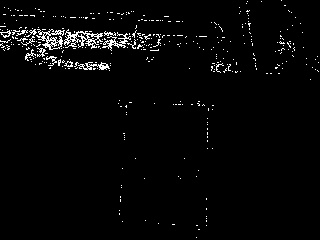
#> input picture Assignment_2_cv3/test.image1.jpg, 320 x 240 px; its folder holds only this picture in this run
$ python -i vision_v2.py   (imports and definitions only)
#> lines starting #> are read from the running program, lines starting #| are printed output that depends on the picture; after the words box and inside, x2 and y2 are one past the last pixel; in counts of white or black regions, pixels touching at a corner belong together
#> further down, picture is the input picture: shape (240, 320, 3); min 0, max 255, mean 6.7
# import cv2.cv as cv
import cv2
import numpy, math
import numpy as np
import imutils

# [6 lines left out: function cv2_wait, not called in this run]

class vision_v2():
    globals = None

    def setDependencies(self, modules):
        self.globals = modules.getModule("globals")

    #Filter HSV Image with given values
    # [17 lines left out: function filterImage, not called in this run]

    # Find square in a filtered image
    # Find square in a filtered image
    def findSquare(self,imgMat):
        '''
        Input: Infiltered image matrix
        Return: Masked background and unmasked paper
        '''
        image = imgMat
        screenCnt = None
        found = False
        # make image greyscale, blur, find edges
        grayscale_image = cv2.cvtColor(image, cv2.COLOR_BGR2GRAY)
        blur = cv2.GaussianBlur(grayscale_image.copy(), (9, 9), 0)
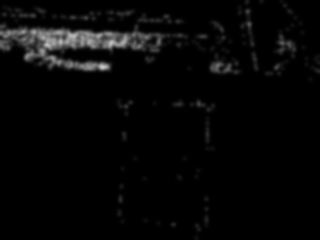
#> blur: shape (240, 320); min 0, max 198, mean 6.7
        thresh = cv2.adaptiveThreshold(blur, 255, cv2.ADAPTIVE_THRESH_GAUSSIAN_C, cv2.THRESH_BINARY_INV, 11, 2)
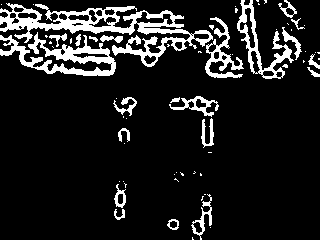
#> thresh: shape (240, 320); 12.2% white; 65 white regions (43 under 20 px)
        # find contours in the threshed image, keep only the largest
        # ones
        cnts = cv2.findContours(
            thresh.copy(), cv2.RETR_LIST, cv2.CHAIN_APPROX_SIMPLE)
#> cnts = 104 contours, 53 with area under 20; largest, box (x1, y1, x2, y2) and area: (0, 3, 213, 67) 3991, (0, 32, 116, 76) 1626, (237, 0, 294, 79) 1247, (205, 17, 244, 78) 658, (169, 96, 219, 117) 332
        cnts = imutils.grab_contours(cnts)
        cnts = sorted(cnts, key=cv2.contourArea, reverse=True)[:5]
#> cnts = 5 contours; box (x1, y1, x2, y2) and area: (0, 3, 213, 67) 3991, (0, 32, 116, 76) 1626, (237, 0, 294, 79) 1247, (205, 17, 244, 78) 658, (169, 96, 219, 117) 332
        for c in cnts:
            # approximate the contour
            peri = cv2.arcLength(c, True)
            approx = cv2.approxPolyDP(c, 0.02 * peri, True)
            # if our approximated contour has four points, then we
            # can assume that we have found our screen
            if len(approx) > 3 and len(approx) < 7:
                screenCnt = approx
                found = True
                break
            return image
#> this loop made 1 pass
#> (peri, found) on pass 1: (1391.4, True)
        #
        min_x = np.min(screenCnt[:, :, 0])
#> min_x = 0
        max_x = np.max(screenCnt[:, :, 0])
#> max_x = 212
        min_y = np.min(screenCnt[:, :, 1])
#> min_y = 9
        max_y = np.max(screenCnt[:, :, 1])
#> max_y = 66


        for x in range(0,320):
            for y in range(0,240):
                if min_x <= x <= max_x and min_y <= y <= max_y:
                    pass
                else:
                    image[y][x] = [0,0,0]
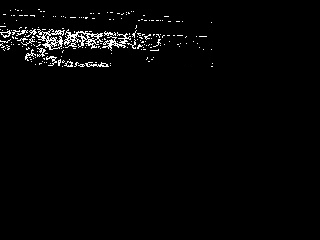
#> image: shape (240, 320, 3); 3.99% of pixels changed, all inside (x1, y1, x2, y2) = (0, 0, 320, 240)

        return image

    #Find Circle in a filtered image
    # [18 lines left out: function findCircle, not called in this run]

    def in_range_bgr(self,img,bgr_low,bgr_high):
        return cv2.inRange(img, np.array(bgr_low), np.array(bgr_high))

    # Proces image to detect color blobs
    # [160 lines left out: functions getBlobsData, drawCircles, calcAvgBlobDistance, calcMidLandmark, calcAngleLandmark, findSignature and 2 more, not called in this run]

>>> import cv2
>>> picture = cv2.imread('../../../Assignment_2_cv3/test.image1.jpg')
>>> result = vision_v2().findSquare(picture)

$ run again, on Assignment_2_cv3/test.image2.jpg
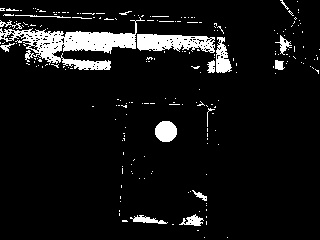
#> input picture Assignment_2_cv3/test.image2.jpg, 320 x 240 px
#> picture is the input picture: shape (240, 320, 3); min 0, max 255, mean 19.8
#> in findSquare, `thresh = cv2.adaptiveThreshold(blur, 255, cv2.ADAPTIVE_THRESH_GAUSSIAN..`:
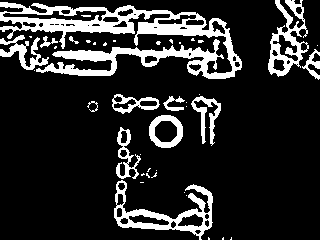
#> thresh: shape (240, 320); 16.5% white; 42 white regions (29 under 20 px)
#> in findSquare, `cnts = cv2.findContours( thresh.copy(), cv2.RETR_LIST, cv2.CHAIN_APPRO..`: cnts = 94 contours, 48 with area under 20; largest, box (x1, y1, x2, y2) and area: (0, 2, 242, 79) 7072, (114, 180, 213, 240) 2133, (268, 0, 309, 77) 1510, (149, 115, 183, 148) 862, (2, 10, 107, 22) 636
#> in findSquare, `cnts = sorted(cnts, key=cv2.contourArea, reverse=True)[:5]`: cnts = 5 contours; box (x1, y1, x2, y2) and area: (0, 2, 242, 79) 7072, (114, 180, 213, 240) 2133, (268, 0, 309, 77) 1510, (149, 115, 183, 148) 862, (2, 10, 107, 22) 636
#> the loop in findSquare, `for c in cnts:` made 1 pass
#> (peri, found) on pass 1: (1847.9, True)
#> min_x = 0
#> max_x = 241
#> min_y = 2
#> max_y = 71
#> after the loop in findSquare, `for x in range(0,320):`:
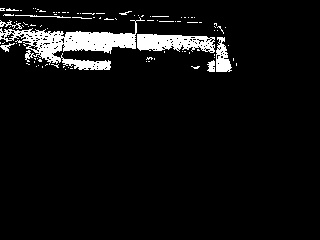
#> image: shape (240, 320, 3); 4.96% of pixels changed, all inside (x1, y1, x2, y2) = (88, 0, 320, 240)
